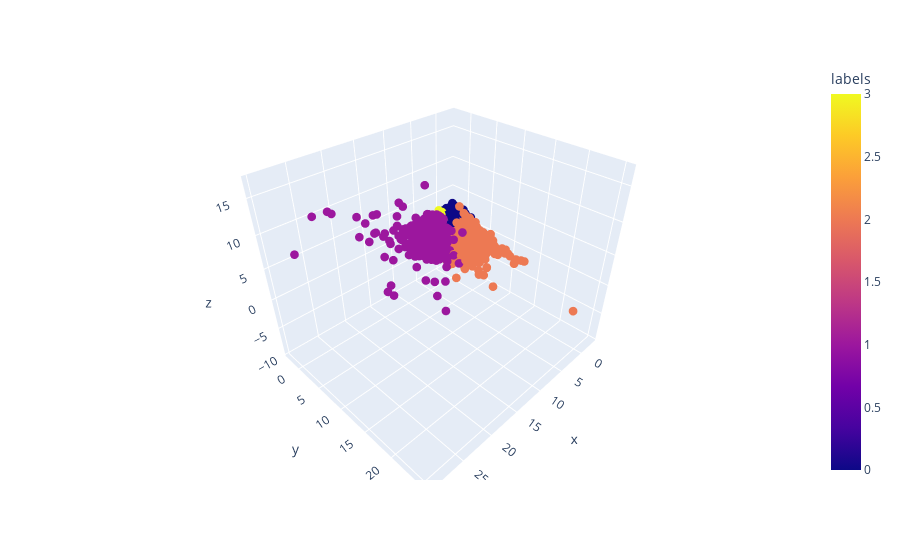

This figure's notebook cell:
### Code cell
#3D plot
pca_df = prepare_pca(3, scaled_df, labels)
plot_3d(pca_df)

### Figure 1 — Plotly figure (JSON) as saved in the notebook; plotly's stock layout.template omitted (floating-point values rounded to 4 significant figures; data arrays with more than 128 entries replaced by an {"elided": "..."} marker saying what was removed)
{"data": [{"hovertemplate": "x=%{x}<br>y=%{y}<br>z=%{z}<br>labels=%{marker.color}<extra></extra>", "legendgroup": "", "marker": {"color": {"elided": "8950 int values"}, "coloraxis": "coloraxis", "size": 3, "symbol": "circle"}, "mode": "markers", "name": "", "scene": "scene", "showlegend": false, "type": "scatter3d", "x": {"elided": "8950 float values"}, "y": {"elided": "8950 float values"}, "z": {"elided": "8950 float values"}}], "layout": {"coloraxis": {"colorbar": {"title": {"text": "labels"}}, "colorscale": [[0, "#0d0887"], [0.1111, "#46039f"], [0.2222, "#7201a8"], [0.3333, "#9c179e"], [0.4444, "#bd3786"], [0.5556, "#d8576b"], [0.6667, "#ed7953"], [0.7778, "#fb9f3a"], [0.8889, "#fdca26"], [1, "#f0f921"]]}, "legend": {"tracegroupgap": 0}, "margin": {"t": 60}, "scene": {"domain": {"x": [0, 1], "y": [0, 1]}, "xaxis": {"title": {"text": "x"}}, "yaxis": {"title": {"text": "y"}}, "zaxis": {"title": {"text": "z"}}}}}
